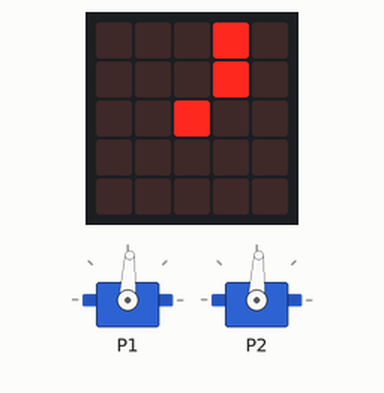
Bench run of a program on a simulated BBC micro:bit running MicroPython. Shown: 2 × servo, the board's 5×5 LED display. Servo angles are drawn from the pulse width (0.5 ms = 0°, 2.5 ms = 180°).

Above: at 0.1 s.
At 2.1 s:
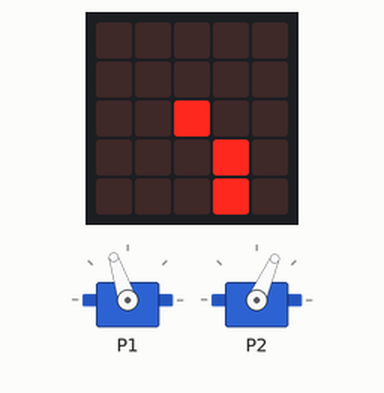
At 4.1 s:
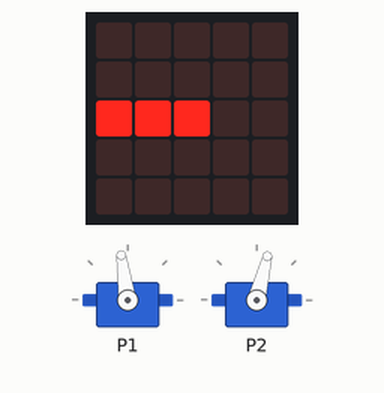
At 8.6 s:
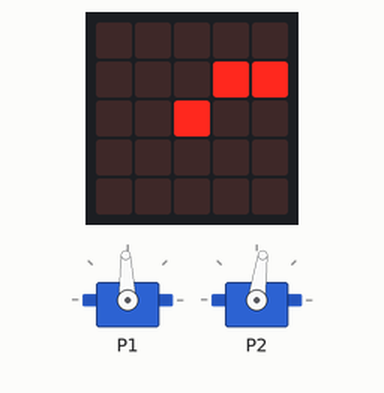
Timing chart, 0 to 40.0 s (numbered marks = the images above):
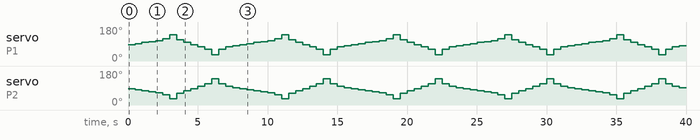

Measured:
- by itself, servo on P2: repeats every 8.0 s: 76° 0.50 s, 71° 0.50 s, 66° 0.50 s, 55° 0.50 s, 34° 0.50 s, 61° 0.50 s, 76° 0.50 s, 87° 0.50 s, 98° 0.50 s, 113° 0.50 s, 140° 0.50 s, 113° 0.50 s, 98° 0.50 s, 92° 0.50 s, 87° 0.50 s, 82° 0.50 s
- by itself, servo on P1: repeats every 8.0 s: 98° 0.50 s, 103° 0.50 s, 108° 0.50 s, 119° 0.50 s, 140° 0.50 s, 113° 0.50 s, 98° 0.50 s, 87° 0.50 s, 76° 0.50 s, 61° 0.50 s, 34° 0.50 s, 61° 0.50 s, 76° 0.50 s, 82° 0.50 s, 87° 0.50 s, 92° 0.50 s
- what the display in image 1 shows lasts 0.5 s, from 2.0 s to 2.5 s

The program:

ServoTest2.py
```python
# Add your Python code here. E.g.
from microbit import *

def powerToAnalog(power):
    if(power <= -100):
        return 45
    elif(power >= 100):
        return 105
    else:
        return power*0.3 + 75

def forward(power):
    pin1.write_analog(powerToAnalog(power))
    pin2.write_analog(powerToAnalog(-power))

while True:
    forward(0)
    display.show(Image.CLOCK1)
    sleep(500)
    forward(10)
    display.show(Image.CLOCK2)
    sleep(500)
    forward(20)
    display.show(Image.CLOCK3)
    sleep(500)
    forward(30)
    display.show(Image.CLOCK4)
    sleep(500)
    forward(40)
    display.show(Image.CLOCK5)
    sleep(500)
    forward(60)
    display.show(Image.CLOCK6)
    sleep(500)
    forward(100)
    display.show(Image.CLOCK7)
    sleep(500)
    forward(50)
    display.show(Image.CLOCK8)
    sleep(500)
    forward(20)
    display.show(Image.CLOCK9)
    sleep(500)
    forward(0)
    display.show(Image.CLOCK10)
    sleep(500)
    forward(-20)
    display.show(Image.CLOCK11)
    sleep(500)
    forward(-50)
    display.show(Image.CLOCK12)
    sleep(500)
    forward(-100)
    display.show(Image.CLOCK1)
    sleep(500)
    forward(-50)
    display.show(Image.CLOCK2)
    sleep(500)
    forward(-20)
    display.show(Image.CLOCK3)
    sleep(500)
    forward(-10)
    display.show(Image.CLOCK4)
    sleep(500)
```
